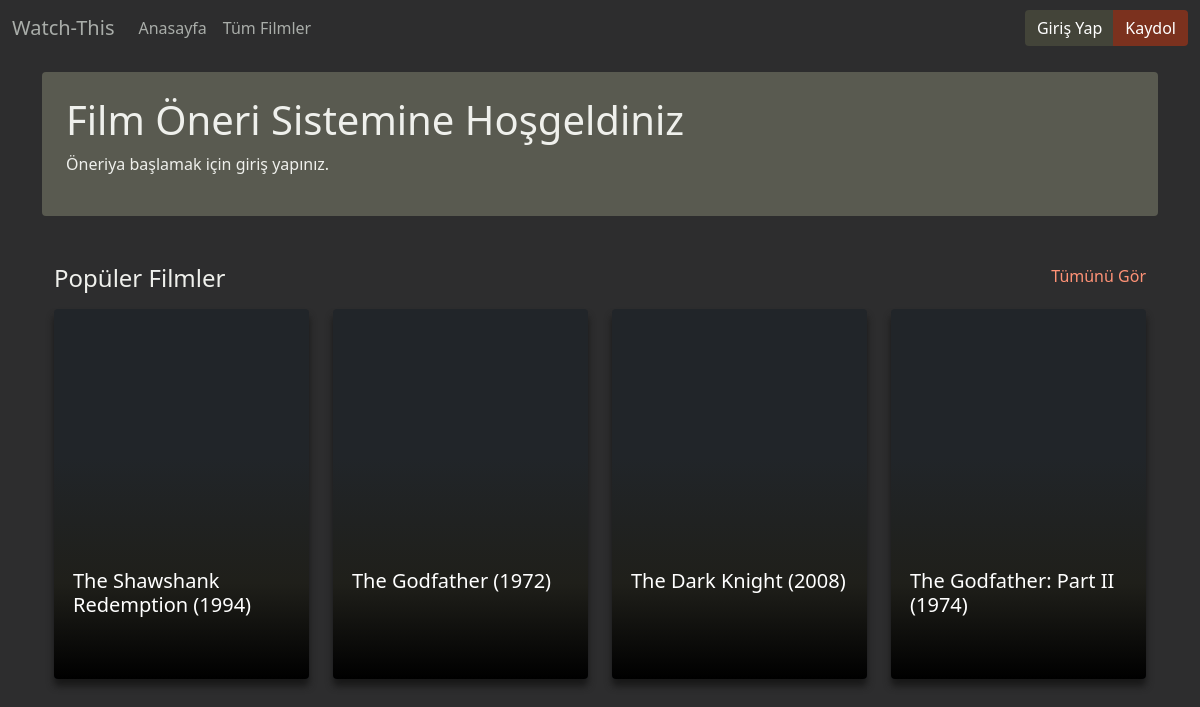
The page / on the database its author committed.
### app/src/models.py (models this page shows, shortened)
class Movie(Base):
    __tablename__ = 'movies'
    id = Column(Integer, primary_key=True)
    title = Column(String)
    year = Column(Integer)
    poster = Column(String)
    duration = Column(Integer)
    imdb_rating = Column(Float)
    metascore_rating = Column(Float)
    director = relationship("Director", back_populates="movies")
    director_id = Column(Integer, ForeignKey('directors.id'))
    actors = relationship(
        "Actor", secondary=movie_actor_link, back_populates="movies")
    genres = relationship(
        "Genre", secondary=movie_genre_link, back_populates="movies")
    scores = relationship("UserScore", back_populates="movie")

### app/views.py (the view)
@app.route('/')
def index():
    token = request.cookies.get("token")
    user = services.check_login(token)
    recommended_movies = None
    is_login = False
    if user:
        is_login = True
        recommended_movies = services.recommend_movies(user.id)
    top_movies = services.get_movies(1, "imdb_rating", 4)
    return render_template("index.html", is_login=is_login, recommended_movies=recommended_movies, top_movies=top_movies)

### app/src/services.py (called while the page is built, shortened)
def movies_to_dict(movies):
    titles = [i.title for i in movies]
    years = [i.year for i in movies]
    posters = [i.poster for i in movies]
    genres = [[g.name for g in i.genres] for i in movies]
    imdb_ratings = [i.imdb_rating for i in movies]
    casts = [[c.name for c in i.actors] for i in movies]
    directors = [i.director.name for i in movies]
    temp = dict()
    for i, movie in enumerate(movies):
        temp[movie.id] = {'title': titles[i],
                          'year': years[i],
                          'poster': posters[i],
                          'genre': genres[i],
                          'imdb_rating': imdb_ratings[i],
                          'cast': casts[i],
                          'director': directors[i]
                          }
    return temp

def get_movies(page, sortby, count, asc=False):
    if asc:
        s = asc
    else:
        s = desc
    sorts = [
        "title",
        "year",
        "duration",
        "imdb_rating",
    ]
    if sortby not in sorts:
        return False
    movies = session.query(Movie).order_by(
        s(sortby)).all()[count*(page-1):count*(page)]
    movies = movies_to_dict(movies)
    return movies

def check_login(token):
    try:
        decoded = jwt.decode(token, SECRET_KEY, algorithms=['HS256'])
        username = decoded['username']
        expiration_time = datetime.datetime.fromtimestamp(decoded['exp'])
    except:
        return False

### app/views.py (called while the page is built)
@app.context_processor
def inject_user():
    token = request.cookies.get("token")
    auth_username = services.check_login(token)
    is_login = False
    if auth_username:
        is_login = True
        return dict(is_login=is_login, username=auth_username)
    return dict(is_login=is_login)

### app/templates/index.html (shortened to what this page needs)
{% extends 'layout.html' %}
{% block content %}
<div class="container">
    <div class=" p-4 rounded mt-3" style="background-color: rgba(134, 136, 114, .5);">
        {% if not is_login %}
        <div class="not-logged">
            <h1 class="display-6 text-capitalize">film öneri sistemine hoşgeldiniz </h1>
            <p>
                Öneriya başlamak için giriş yapınız. <br>
            </p>
        </div>
        {% else %}
        <h5 class=" text-capitalize">film öneri sistemine hoşgeldiniz {{username}} </h5>
        {% endif %}
    </div>
    {% with title="Popüler Filmler", movies=top_movies  %}
    {% include 'components/movie_slider.html' %}
    {% endwith %}
</div>
{% endblock %}

### app/templates/components/movie_slider.html (shortened to what this page needs)
<div class="container mt-5 mb-5 popular">
    <h4 class="slider-title" style="display: inline;">{{ title }}</h4>
    <a href="#" style="float: right; text-decoration: none; color:rgb(255, 146, 118);">Tümünü Gör</a>
    <div class="row mt-3">
        {% for index, movie in movies.items() %}
        <div class="col col-md-3">
            <div class="card bg-dark text-white custom-card">
                <a href="#" class="custom-card-link" data-bs-toggle="modal" data-bs-target="#movieModal" onclick="dynamicModal(
                    `{{index}}`,
                    `{{movie.title}}`,
                    `{{movie.poster}}`,
                    `{{movie.year}}`,
                    `{{movie.director}}`,
                    `{{movie.genre}}`,
                    `{{movie.cast}}`,
                    `{{movie.imdb_rating}}`)"></a>
                <div class="custom-card-cover"></div>
                <div class="custom-card-text">
                    <h5 class="card-title p-3">{{ movie.title }} ({{ movie.year }})</h5>
                </div>
            </div>
        </div>
        {% endfor %}
    </div>
</div>

### app/templates/layout.html (style rules this page uses)
body { background-color: rgb(45, 45, 46); color: rgb(239, 240, 236); }
.custom-card { height: 370px; overflow: hidden; box-shadow: 0 7px 7px 0pt rgb(24, 24, 24); outline: 0; border: none; transition: box-shadow 0.3s ease-in-out; }
.custom-card-text { margin-bottom: 0; width: 100%; position: absolute; bottom: 0; left: 0; padding: 3px; font-size: small; height: 35%; }
.custom-card-cover { position: absolute; width: 100%; height: 60%; bottom: 0; background: rgb(0, 0, 0); background: linear-gradient(0deg, rgba(0, 0, 0, 1) 0%, rgb(31, 31, 26) 43%, rgba(255, 255, 255, 0) 100%); }
.custom-card-link { position: absolute; width: 100%; height: 100%; z-index: 1000; }

### rows shown on the page
Movie: title "The Shawshank Redemption", year "1994"
Movie: title "The Godfather", year "1972"
Movie: title "The Dark Knight", year "2008"
Movie: title "The Godfather: Part II", year "1974"

### other values the page prints
{{ title }} "Popüler Filmler"
